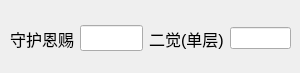
    <widget class="QWidget" name="tab3">
     <attribute name="title">
      <string>奶爸</string>
     </attribute>
     <widget class="QWidget" name="layoutWidget">
      <property name="geometry">
       <rect>
        <x>10</x>
        <y>13</y>
        <width>281</width>
        <height>51</height>
       </rect>
      </property>
      <layout class="QHBoxLayout" name="horizontalLayout_12">
       <item>
        <widget class="QLabel" name="label_11">
         <property name="font">
          <font>
           <pointsize>12</pointsize>
          </font>
         </property>
         <property name="text">
          <string>守护恩赐</string>
         </property>
        </widget>
       </item>
       <item>
        <widget class="QLineEdit" name="naiba_sh">
         <property name="minimumSize">
          <size>
           <width>40</width>
           <height>0</height>
          </size>
         </property>
         <property name="maximumSize">
          <size>
           <width>110</width>
           <height>16777215</height>
          </size>
         </property>
         <property name="font">
          <font>
           <family>Bahnschrift</family>
           <pointsize>10</pointsize>
          </font>
         </property>
        </widget>
       </item>
       <item>
        <widget class="QLabel" name="label_13">
         <property name="font">
          <font>
           <pointsize>12</pointsize>
          </font>
         </property>
         <property name="text">
          <string>二觉(单层)</string>
         </property>
        </widget>
       </item>
       <item>
        <widget class="QLineEdit" name="naiba_ej"/>
       </item>
      </layout>
     </widget>
    </widget>
